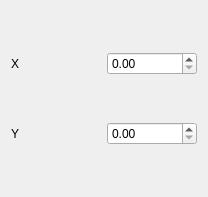
<?xml version="1.0" encoding="UTF-8"?>
<ui version="4.0">
 <class>QtNodeDialog</class>
 <widget class="QDialog" name="QtNodeDialog">
  <property name="geometry">
   <rect>
    <x>0</x>
    <y>0</y>
    <width>208</width>
    <height>197</height>
   </rect>
  </property>
  <property name="minimumSize">
   <size>
    <width>208</width>
    <height>197</height>
   </size>
  </property>
  <property name="windowTitle">
   <string>QtExampleDialog</string>
  </property>
  <layout class="QVBoxLayout" name="verticalLayout">
   <item>
    <layout class="QHBoxLayout" name="horizontalLayout_x">
     <item>
      <widget class="QLabel" name="label_x">
       <property name="text">
        <string>X</string>
       </property>
      </widget>
     </item>
     <item>
      <widget class="QDoubleSpinBox" name="box_x"/>
     </item>
    </layout>
   </item>
   <item>
    <layout class="QHBoxLayout" name="horizontalLayout_y">
     <item>
      <widget class="QLabel" name="label_y">
       <property name="text">
        <string>Y</string>
       </property>
      </widget>
     </item>
     <item>
      <widget class="QDoubleSpinBox" name="box_y"/>
     </item>
    </layout>
   </item>
  </layout>
 </widget>
 <resources/>
 <connections/>
</ui>
